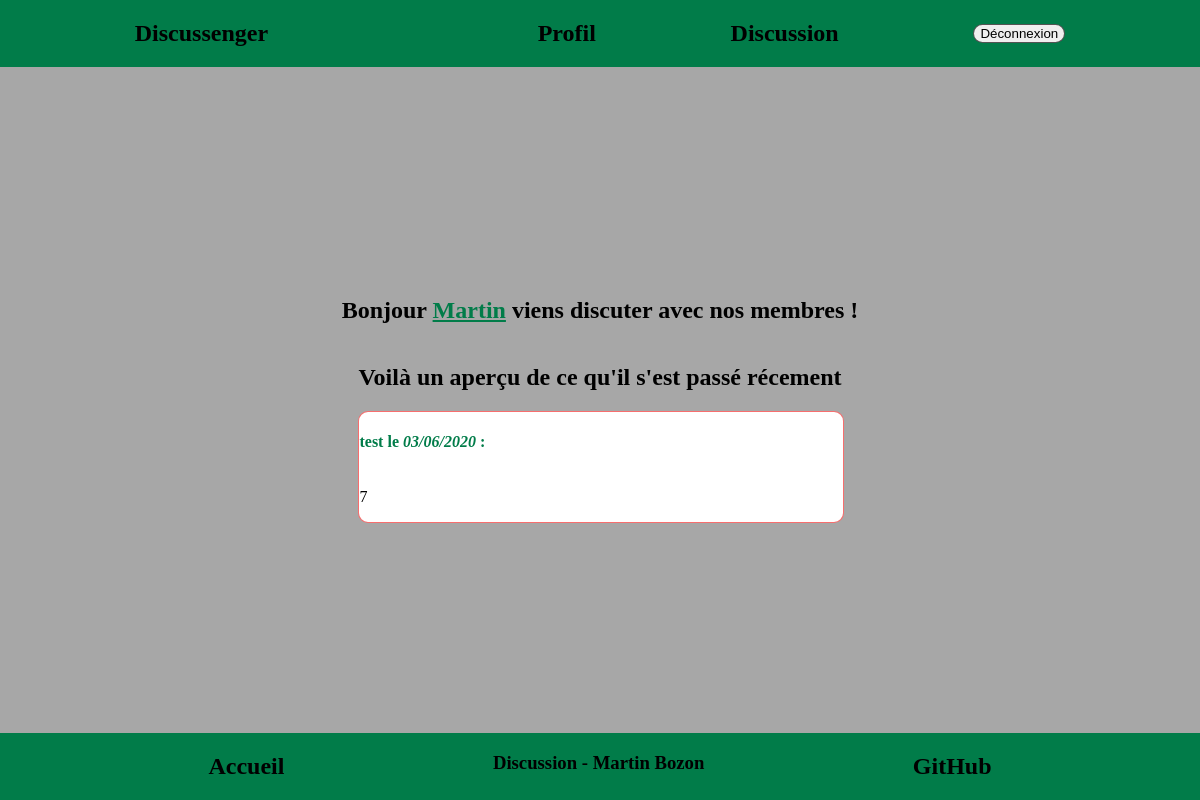
/index.php (signed in), run on an earlier commit of the app's database.
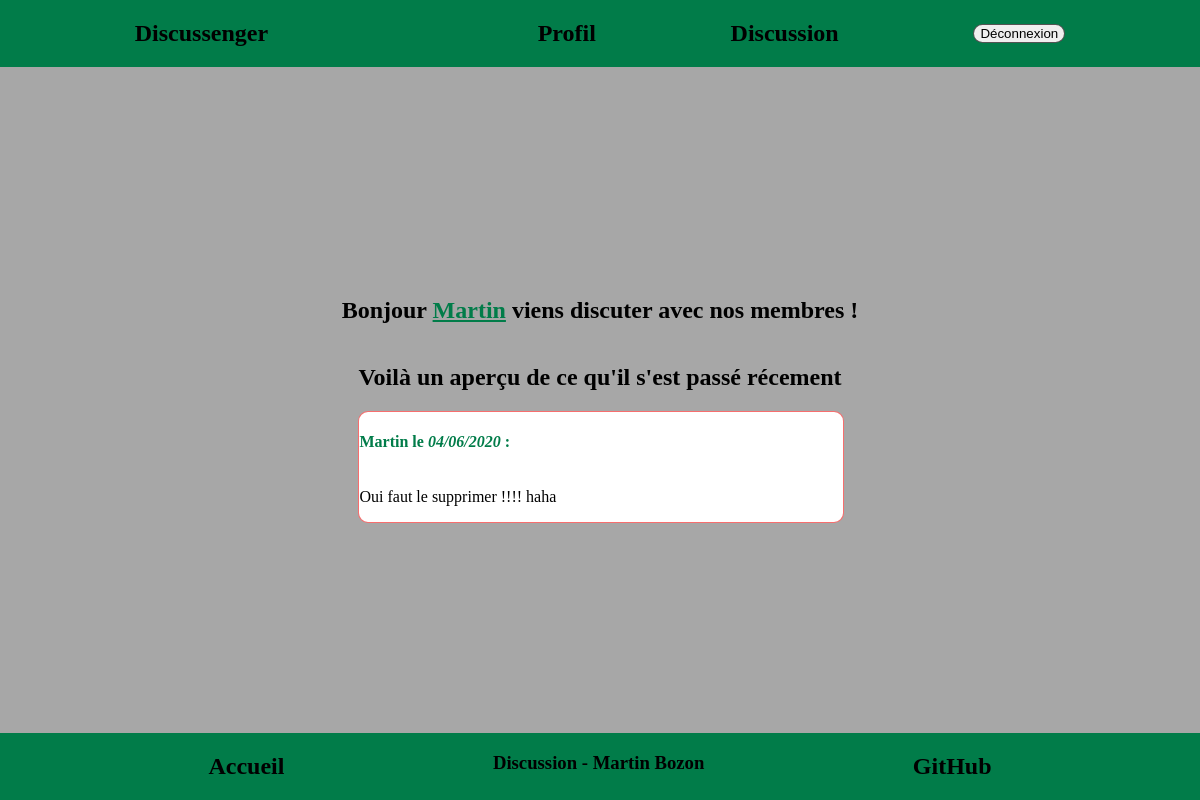
And on a later commit of the database.
### tables this page shows
CREATE TABLE IF NOT EXISTS `messages` (
  `id` int(11) NOT NULL AUTO_INCREMENT,
  `message` varchar(140) NOT NULL,
  `id_utilisateur` int(11) NOT NULL,
  `date` date NOT NULL,
  PRIMARY KEY (`id`)
);

CREATE TABLE IF NOT EXISTS `utilisateurs` (
  `id` int(11) NOT NULL AUTO_INCREMENT,
  `login` varchar(255) NOT NULL,
  `password` varchar(255) NOT NULL,
  PRIMARY KEY (`id`)
);

### include/php_index.php (the view)
<?php
    if(isset($_SESSION["login"]))
        {
            $connexionbd = mysqli_connect("localhost" , "root" , "" , "discussion");
            $requete_max_id = "SELECT MAX(id) FROM messages ";
            $query_requete_max_id = mysqli_query($connexionbd, $requete_max_id);
            $resultat_max_id = mysqli_fetch_all($query_requete_max_id, MYSQLI_ASSOC);
            $max_id = $resultat_max_id[0]["MAX(id)"];
            $requete_last_msg = "SELECT messages.id, message, date, utilisateurs.login FROM messages INNER JOIN utilisateurs ON messages.id_utilisateur = utilisateurs.id WHERE messages.id='$max_id'";
            $query_last_msg = mysqli_query($connexionbd, $requete_last_msg);
            $last_msg = mysqli_fetch_all($query_last_msg, MYSQLI_ASSOC);
            $date = date("d/m/Y" , strtotime($last_msg[0]["date"]));
    ?>
            <section id="last_message">
                <h4 class="info_msg"><?php echo $last_msg[0]["login"];?> le <i><?php echo $date;?></i> :</h4>
                <p><?php echo $last_msg[0]["message"];?></p>
            </section>
    <?php
        }
?>

What changed in the data, as far as the page shows it:
no longer on this page (row unchanged): messages: id_utilisateur.login "test", date "03/06/2020", message "7"
added messages: id_utilisateur.login "Martin", date "04/06/2020", message "Oui faut le supprimer !!!! haha"
